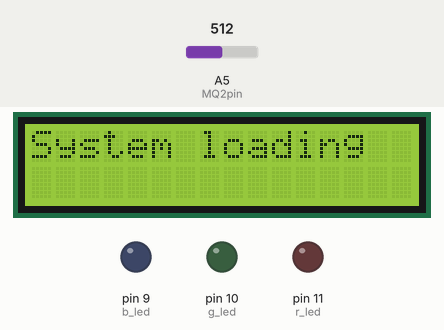
Bench run of a sketch on a simulated Arduino Uno, built with avr-gcc and run on an emulated ATmega328P. On the bench: 16×2 character LCD, output pins drawn as LEDs (lit = HIGH). Inputs (shaded band) come from the test bench; at power-on: A5 (MQ2pin) = 512. What the sketch prints to the serial monitor is not drawn.

Above: at 0.1 s.
At 11.1 s:
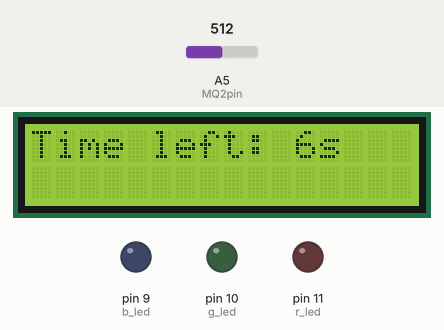
At 20.2 s:
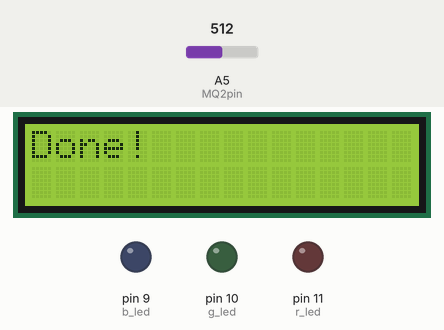
At 23.2 s:
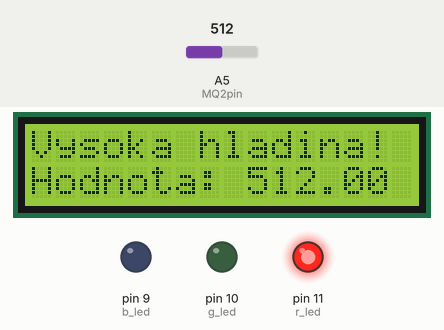
Timing chart, 0 to 24.7 s (numbered marks = the images above):
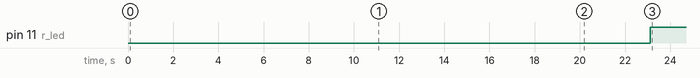

The sketch:

main.ino
```cpp
#define MQ2pin (5)
#include <LiquidCrystal.h>

float sensorValue;
int r_led = 11;
int g_led = 10;
int b_led = 9;
const int rs = 12, en = 6, d4 = 5, d5 = 4, d6 = 3, d7 = 2;

LiquidCrystal lcd(rs, en, d4, d5, d6, d7);

void setup()
{
  pinMode(r_led, OUTPUT);
  pinMode(g_led, OUTPUT);
  pinMode(b_led, OUTPUT);

  Serial.begin(9600);
  lcd.begin(16, 2);

  Serial.println("System loading");
  lcd.print("System loading");

  delay(5000);

  Serial.println("Time left: 10s");
  lcd.clear();
  lcd.print("Time left: 10s");
  delay(1500);

  Serial.println("Time left: 9s");
  lcd.clear();
  lcd.print("Time left: 9s");
  delay(1500);

  Serial.println("Time left: 8s");
  lcd.clear();
  lcd.print("Time left: 8s");
  delay(1500);

  Serial.println("Time left: 7s");
  lcd.clear();
  lcd.print("Time left: 7s");
  delay(1500);

  Serial.println("Time left: 6s");
  lcd.clear();
  lcd.print("Time left: 6s");
  delay(1500);

  Serial.println("Time left: 5s");
  lcd.clear();
  lcd.print("Time left: 5s");
  delay(1500);

  Serial.println("Time left: 4s");
  lcd.clear();
  lcd.print("Time left: 4s");
  delay(1500);

  Serial.println("Time left: 3s");
  lcd.clear();
  lcd.print("Time left: 3s");
  delay(1500);

  Serial.println("Time left: 2s");
  lcd.clear();
  lcd.print("Time left: 2s");
  delay(1500);

  Serial.println("Time left: 1s");
  lcd.clear();
  lcd.print("Time left: 1s");
  delay(1500);

  Serial.println("Done!");
  lcd.clear();
  lcd.print("Done!");

  delay(3000);
}

void loop()
{

  sensorValue = analogRead(MQ2pin);

  lcd.setCursor(0, 0);

  Serial.print("Hodnota: ");
  Serial.print(sensorValue);

  if (sensorValue < 80)
  {
    ledColor(0, 255, 0); // green
    lcd.clear();
    lcd.setCursor(0, 0);
    lcd.print("Nizka hladina.");
    lcd.setCursor(0, 1);
    lcd.print("Hodnota: ");
    lcd.print(sensorValue);
  }
  else if (sensorValue > 900)
  {
    ledColor(0, 242, 242); // blue
    lcd.clear();
    lcd.setCursor(0, 0);
    lcd.print("Senzor odpojen...");
  }
  else
  {
    ledColor(255, 0, 0); // red
    lcd.clear();
    lcd.setCursor(0, 0);
    lcd.print("Vysoka hladina!");
    lcd.setCursor(0, 1);
    lcd.print("Hodnota: ");
    lcd.print(sensorValue);
  }

  Serial.println("");
  delay(3500);
}

void ledColor(int rValue, int gValue, int bValue)
{
  analogWrite(r_led, rValue);
  analogWrite(g_led, gValue);
  analogWrite(b_led, bValue);
}
```

Measured:
- by itself, pin 11 (r_led): LOW → HIGH at 23.1 s
- what the display in image 1 shows lasts 1.5 s, from 11.1 s to 12.6 s
- what the display in image 2 shows lasts 3.0 s, from 20.1 s to 23.1 s
